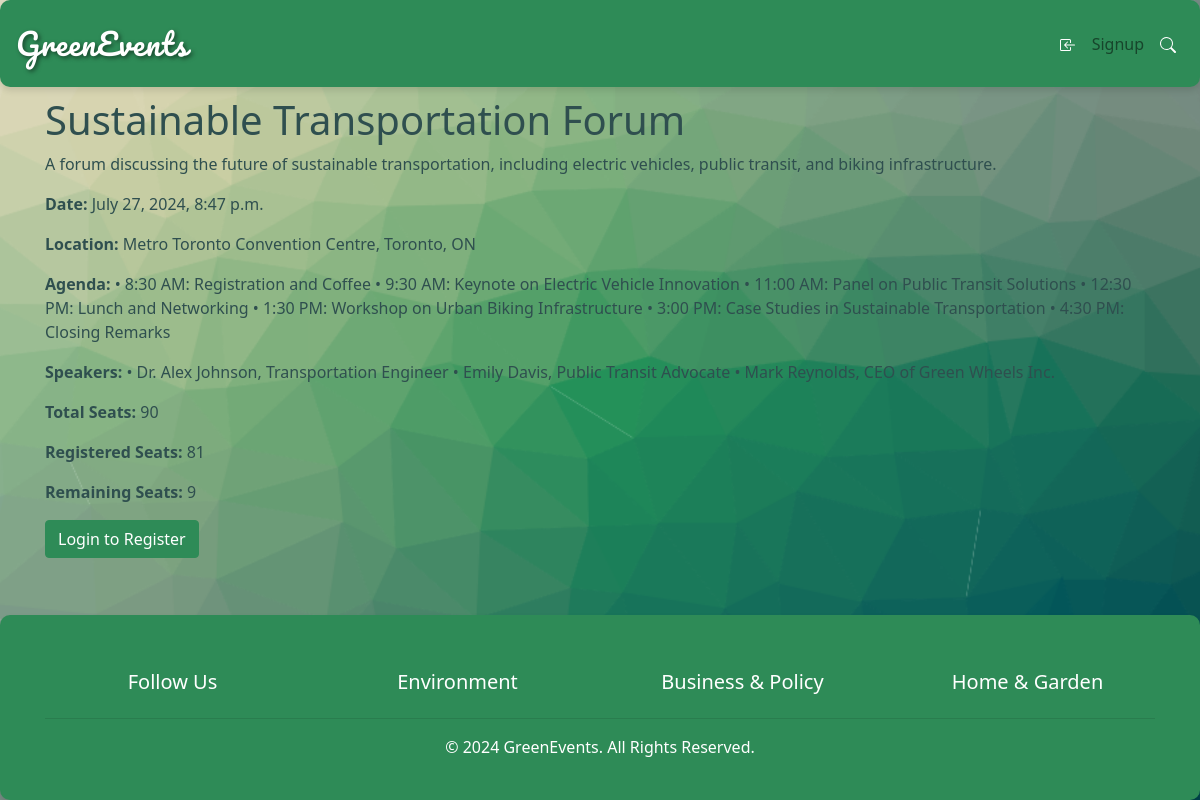
The app's page /event/9/ with its own data.
### myApp/models.py (models this page shows, shortened)
class Event(models.Model):
    name = models.CharField(max_length=255)
    description = models.TextField()
    eventDate = models.DateTimeField()
    location = models.CharField(max_length=255)
    agenda = models.TextField()
    speakers = models.TextField()
    image = models.ImageField(upload_to='event_images/', blank=True, null=True)
    total_num_of_seats = models.IntegerField()
    registered_seats = models.IntegerField(default=0)
    remaining_seats = models.IntegerField()

### myApp/views.py (the view)
# urls.py: path('event/<int:pk>/', views.EventDetailView.as_view(), name='event_detail'),
class EventDetailView(DetailView):
    model = Event
    template_name = 'event_detail.html'
    context_object_name = 'event'
    def get_object(self, queryset=None):
        obj = super().get_object(queryset=queryset)
        if self.request.user.is_authenticated:
            profile, created = Profile.objects.get_or_create(user=self.request.user)
            profile.past_events.add(obj)
        return obj

### myApp/templates/event_detail.html (shortened to what this page needs)
{% extends 'base.html' %}
{% block content %}
<div class="event-details-page">
    <h1>{{ event.name }}</h1>
    <p>{{ event.description }}</p>
    <p><strong>Date:</strong> {{ event.eventDate }}</p>
    <p><strong>Location:</strong> {{ event.location }}</p>
    <p><strong>Agenda:</strong> {{ event.agenda }}</p>
    <p><strong>Speakers:</strong> {{ event.speakers }}</p>
    <p><strong>Total Seats:</strong> {{ event.total_num_of_seats }}</p>
    <p><strong>Registered Seats:</strong> {{ event.registered_seats }}</p>
    <p><strong>Remaining Seats:</strong> {{ event.remaining_seats }}</p>
    {% if user.is_authenticated %}
    <button id="registerBtn" class="btn btn-success">Register</button>
    {% else %}
    <a href="{% url 'login' %}?next={% url 'event_detail' event.id %}" class="btn btn-primary">Login to Register</a>
    {% endif %}
</div>
{% endblock %}

### myApp/static/css/style.css (style rules this page uses)
:root { --primary-color: rgb(46, 139, 87); --secondary-color: #3CB371; --background-color: #E8F5E9; --text-color: #2F4F4F; --link-color: #2E8B57; --link-hover-color: #228B22; --glass-bg: rgba(255, 255, 255, 0.7); --glass-border: rgba(46, 139, 87, 0.3); --glass-shadow: 0 4px 6px rgba(0, 0, 0, 0.1); }
html { height: 100%; }
body { background-color: var(--background-color); background-image: url("/media/profile_pictures/cool-background.png"); background-size: cover; background-repeat: no-repeat; background-position: center; background-attachment: fixed; color: var(--text-color); font-family: 'system-ui', -apple-system; min-height: 100vh; margin: 0; display: flex; flex-direction: column; }
a { color: var(--link-color); text-decoration: none; }
.btn-primary { background-color: var(--primary-color); border-color: var(--primary-color); }

### records on screen
Event: name "Sustainable Transportation Forum", description "A forum discussing the future of sustainable transportation, including electric vehicles, public transit, and biking infrastructure.", eventDate "July 27, 2024, 8:47 p.m.", location "Metro Toronto Convention Centre, Toronto, ON", agenda "• 8:30 AM: Registration and Coffee • 9:30 AM: Keynote on Electric Vehicle Innovation • 11:00 AM: Panel on Public Transit Solutions • 12:30 PM: Lunch and Networking • 1:30 PM: Workshop on Urban Biking Infrastructure • 3:00 PM: Case Studies in Sustainable Transportation • 4:30 PM: Closing Remarks", speakers "• Dr. Alex Johnson, Transportation Engineer • Emily Davis, Public Transit Advocate • Mark Reynolds, CEO of Green Wheels Inc.", total_num_of_seats "90", registered_seats "81", remaining_seats "9"
